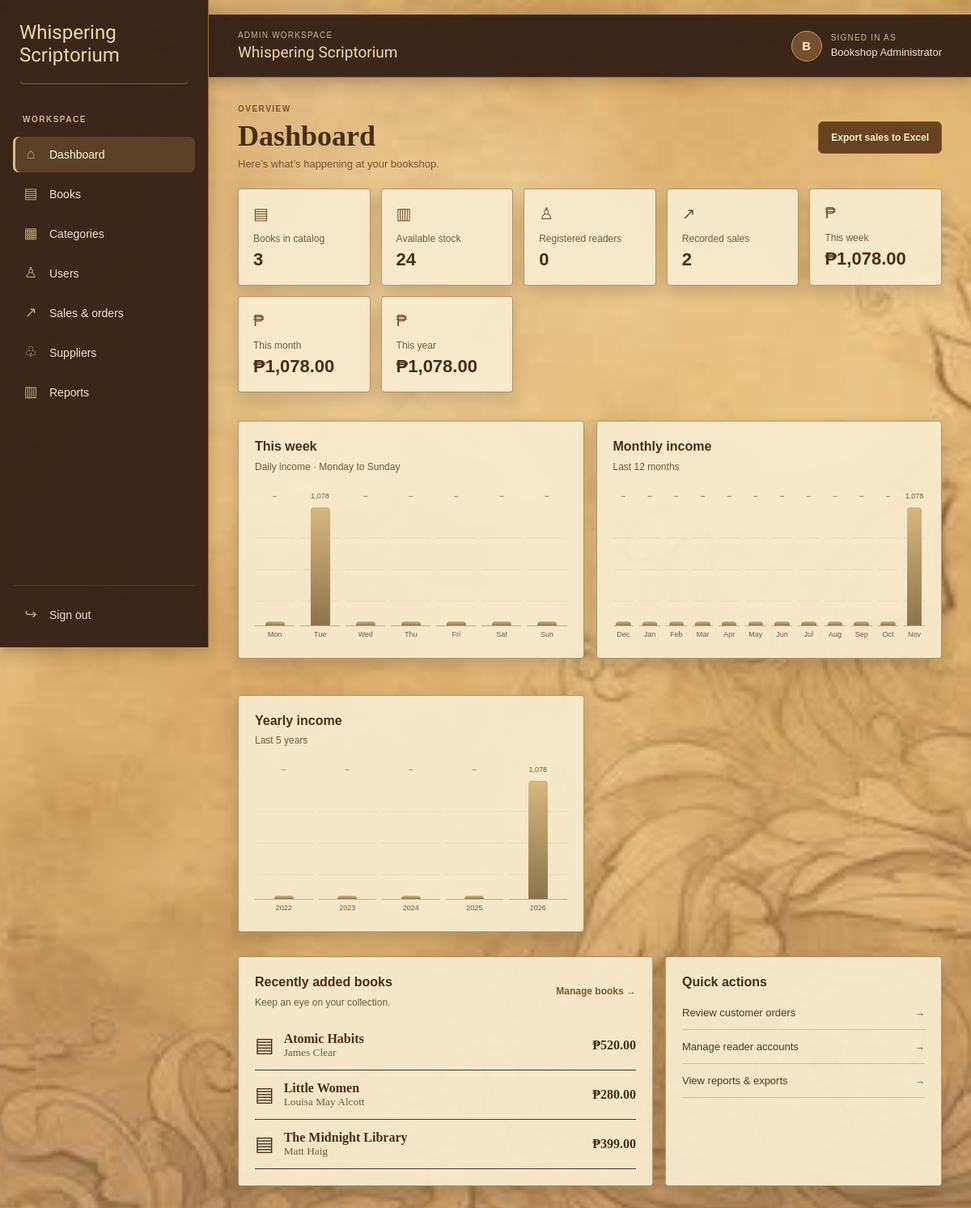
Page /index.php?page=dashboard (signed in) on the committed database.
### tables this page shows
CREATE TABLE IF NOT EXISTS books (
    id INT UNSIGNED NOT NULL AUTO_INCREMENT,
    title VARCHAR(255) NOT NULL,
    author VARCHAR(255) NOT NULL,
    category_id INT UNSIGNED NOT NULL,
    supplier_id INT UNSIGNED NULL,
    price DECIMAL(10, 2) NOT NULL,
    stock INT UNSIGNED NOT NULL DEFAULT 0,
    cover_image VARCHAR(255) NOT NULL DEFAULT 'assets/books/default-book.svg',
    description TEXT NULL,
    created_at TIMESTAMP NOT NULL DEFAULT CURRENT_TIMESTAMP,
    PRIMARY KEY (id),
    KEY idx_books_category (category_id),
    KEY idx_books_supplier (supplier_id),
    CONSTRAINT fk_books_category
        FOREIGN KEY (category_id) REFERENCES categories (id),
    CONSTRAINT fk_books_supplier
        FOREIGN KEY (supplier_id) REFERENCES suppliers (id) ON DELETE SET NULL
);

### config/database.php (called while the page is built, shortened)
<?php
function initializeBookshopSchema(PDO $connection): void
{
    $connection->exec(
        'CREATE TABLE IF NOT EXISTS categories (
            id INT UNSIGNED NOT NULL AUTO_INCREMENT,
            name VARCHAR(100) NOT NULL,
            PRIMARY KEY (id),
            UNIQUE KEY uq_categories_name (name)
        ) ENGINE=InnoDB'
    );
    $connection->exec(
        'CREATE TABLE IF NOT EXISTS suppliers (
            id INT UNSIGNED NOT NULL AUTO_INCREMENT,
            name VARCHAR(255) NOT NULL,
            contact VARCHAR(100) NOT NULL,
            created_at TIMESTAMP NOT NULL DEFAULT CURRENT_TIMESTAMP,
            PRIMARY KEY (id)
        ) ENGINE=InnoDB'
    );
    $connection->exec(
        'CREATE TABLE IF NOT EXISTS books (
            id INT UNSIGNED NOT NULL AUTO_INCREMENT,
            title VARCHAR(255) NOT NULL,
            author VARCHAR(255) NOT NULL,
            category_id INT UNSIGNED NOT NULL,
            supplier_id INT UNSIGNED NULL,
            price DECIMAL(10, 2) NOT NULL,
            stock INT UNSIGNED NOT NULL DEFAULT 0,
            cover_image VARCHAR(255) NOT NULL DEFAULT "assets/books/default-book.svg",
            description TEXT NULL,
            created_at TIMESTAMP NOT NULL DEFAULT CURRENT_TIMESTAMP,
            PRIMARY KEY (id),
            KEY idx_books_category (category_id),
            KEY idx_books_supplier (supplier_id),
            CONSTRAINT fk_books_category FOREIGN KEY (category_id) REFERENCES categories (id),
            CONSTRAINT fk_books_supplier FOREIGN KEY (supplier_id) REFERENCES suppliers (id) ON DELETE SET NULL
        ) ENGINE=InnoDB'
    );
    $coverImageColumn = $connection->query("SHOW COLUMNS FROM books LIKE 'cover_image'");
    $descriptionColumn = $connection->query("SHOW COLUMNS FROM books LIKE 'description'");
    $supplierColumn = $connection->query("SHOW COLUMNS FROM books LIKE 'supplier_id'");
    $connection->exec(
        'CREATE TABLE IF NOT EXISTS customers (
            id INT UNSIGNED NOT NULL AUTO_INCREMENT,
            user_id INT UNSIGNED NULL,
            name VARCHAR(255) NOT NULL,
            email VARCHAR(255) NOT NULL,
            created_at TIMESTAMP NOT NULL DEFAULT CURRENT_TIMESTAMP,
            PRIMARY KEY (id),
            UNIQUE KEY uq_customers_email (email),
            UNIQUE KEY uq_customers_user (user_id)
        ) ENGINE=InnoDB'
    );
    $connection->exec(
        'CREATE TABLE IF NOT EXISTS users (
            id INT UNSIGNED NOT NULL AUTO_INCREMENT,
            name VARCHAR(255) NOT NULL,
            username VARCHAR(80) NOT NULL,
            email VARCHAR(255) NOT NULL,
            password_hash VARCHAR(255) NOT NULL,
            role ENUM("admin", "client") NOT NULL DEFAULT "client",
            created_at TIMESTAMP NOT NULL DEFAULT CURRENT_TIMESTAMP,
            PRIMARY KEY (id),
            UNIQUE KEY uq_users_username (username),
            UNIQUE KEY uq_users_email (email)
        ) ENGINE=InnoDB'
    );
    $customerUserColumn = $connection->query("SHOW COLUMNS FROM customers LIKE 'user_id'");
    if ($customerUserColumn->fetch() === false) {
        $connection->exec(
            'ALTER TABLE customers ADD COLUMN user_id INT UNSIGNED NULL,
             ADD UNIQUE KEY uq_customers_user (user_id),
             ADD CONSTRAINT fk_customers_user FOREIGN KEY (user_id) REFERENCES users (id) ON DELETE SET NULL'
        );
    } else {
        $customerUserConstraint = $connection->query(
            "SELECT CONSTRAINT_NAME FROM information_schema.TABLE_CONSTRAINTS
             WHERE CONSTRAINT_SCHEMA = DATABASE() AND TABLE_NAME = 'customers'
             AND CONSTRAINT_NAME = 'fk_customers_user'"
        );
    }
}
function getDatabaseConnection()
{
    static $connection = null;
    if ($connection instanceof PDO) {
        return $connection;
    }
    $host = '127.0.0.1';
    $database = 'bookshop_db';
    $username = 'root';
    $password = '';
    try {
        $connection = new PDO("mysql:host={$host};dbname={$database};charset=utf8mb4", $username, $password, [
            PDO::ATTR_ERRMODE => PDO::ERRMODE_EXCEPTION,
            PDO::ATTR_DEFAULT_FETCH_MODE => PDO::FETCH_ASSOC,
            PDO::ATTR_EMULATE_PREPARES => false,
        ]);
        initializeBookshopSchema($connection);
    } catch (PDOException $exception) {
        http_response_code(500);
        exit(
            'Unable to connect to MySQL. Start MySQL in XAMPP and ensure the root user is available. '
            . 'Original error: ' . htmlspecialchars($exception->getMessage(), ENT_QUOTES, 'UTF-8')
        );
    }
    return $connection;
}

### repositories/classes/BaseRepository.php (called while the page is built, shortened)
<?php
class BaseRepository
{
    public function __construct()
    {
        $this->connection = getDatabaseConnection();
    }
}

### repositories/classes/CustomerRepository.php (called while the page is built, shortened)
<?php
class CustomerRepository extends BaseRepository
{
    public function getClientAccounts(): array
    {
        return $this->connection->query(
            'SELECT users.id, users.name, users.username, users.email, users.created_at,
                    COUNT(purchase_requests.id) AS order_count,
                    COALESCE(SUM(
                        CASE WHEN purchase_requests.status = "approved"
                             THEN purchase_requests.quantity ELSE 0 END
                    ), 0) AS books_purchased,
                    COALESCE(SUM(
                        CASE WHEN purchase_requests.status = "approved"
                             THEN purchase_requests.total ELSE 0 END
                    ), 0) AS total_spent
             FROM users
             LEFT JOIN purchase_requests ON purchase_requests.user_id = users.id
             WHERE users.role = "client"
             GROUP BY users.id, users.name, users.username, users.email, users.created_at
             ORDER BY users.name'
        )->fetchAll();
    }
}

### repositories/classes/SaleRepository.php (called while the page is built, shortened)
<?php
class SaleRepository extends BaseRepository
{
    public function getAll()
    {
        return $this->connection->query(
            'SELECT sales.book_title AS book, sales.quantity, sales.total, sales.created_at,
                    customers.name AS customer
             FROM sales
             LEFT JOIN customers ON customers.id = sales.customer_id
             ORDER BY sales.id DESC'
        )->fetchAll();
    }
}

### repositories/classes/BookRepository.php (called while the page is built, shortened)
<?php
class BookRepository extends BaseRepository
{
    public function getAll()
    {
        $statement = $this->connection->query(
            'SELECT books.id, books.title, books.author, books.description, categories.name AS category,
             books.supplier_id, suppliers.name AS supplier, books.price, books.stock, books.cover_image
             FROM books
             INNER JOIN categories ON categories.id = books.category_id
             LEFT JOIN suppliers ON suppliers.id = books.supplier_id
             ORDER BY books.title'
        );
        return $statement->fetchAll();
    }
}

### modules/dashboard_display.php (the view, shortened to what this page needs)
<?php
$books = $_SESSION['books'];
$sales = $_SESSION['sales'];
$totalStock = array_sum(array_column($books, 'stock'));
$now = new DateTimeImmutable('today');
$weekly = [];
$monthly = [];
$yearly = [];
$weekStart = $now->modify('monday this week');
for ($day = 0; $day < 7; $day++) {
    $date = $weekStart->modify('+' . $day . ' days');
    $weekly[$date->format('Y-m-d')] = ['label' => $date->format('D'), 'value' => 0.0];
}
$monthStart = $now->modify('first day of this month')->modify('-11 months');
for ($month = 0; $month < 12; $month++) {
    $date = $monthStart->modify('+' . $month . ' months');
    $monthly[$date->format('Y-m')] = ['label' => $date->format('M'), 'value' => 0.0];
}
$yearStart = $now->modify('first day of January')->modify('-4 years');
for ($year = 0; $year < 5; $year++) {
    $date = $yearStart->modify('+' . $year . ' years');
    $yearly[$date->format('Y')] = ['label' => $date->format('Y'), 'value' => 0.0];
}
foreach ($sales as $sale) {
    $timestamp = strtotime($sale['created_at'] ?? '');
    $date = (new DateTimeImmutable('@' . $timestamp))->setTimezone(new DateTimeZone(date_default_timezone_get()));
    $amount = (float)$sale['total'];
    $day = $date->format('Y-m-d');
    $month = $date->format('Y-m');
    $year = $date->format('Y');
    if (isset($weekly[$day])) $weekly[$day]['value'] += $amount;
    if (isset($monthly[$month])) $monthly[$month]['value'] += $amount;
    if (isset($yearly[$year])) $yearly[$year]['value'] += $amount;
}
$groups = [
    ['title' => 'This week', 'caption' => 'Daily income · Monday to Sunday', 'data' => array_values($weekly)],
    ['title' => 'Monthly income', 'caption' => 'Last 12 months', 'data' => array_values($monthly)],
    ['title' => 'Yearly income', 'caption' => 'Last 5 years', 'data' => array_values($yearly)],
];
$periods = [
    'week' => array_sum(array_column($weekly, 'value')),
    'month' => $monthly[$now->format('Y-m')]['value'],
    'year' => $yearly[$now->format('Y')]['value'],
];
?>
<section class="dashboard-page"><div class="admin-page-heading"><div><span class="eyebrow">OVERVIEW</span><h1>Dashboard</h1><p>Here’s what’s happening at your bookshop.</p></div><a class="export-button" href="index.php?export=sales">Export sales to Excel</a></div>
<div class="stats-grid dashboard-stats">
<div class="stat-card"><span>▤</span><h3>Books in catalog</h3><strong><?= count($books) ?></strong></div><div class="stat-card"><span>▥</span><h3>Available stock</h3><strong><?= number_format($totalStock) ?></strong></div><div class="stat-card"><span>♙</span><h3>Registered readers</h3><strong><?= number_format(count($customerRepo->getClientAccounts())) ?></strong></div><div class="stat-card"><span>↗</span><h3>Recorded sales</h3><strong><?= number_format(count($sales)) ?></strong></div><div class="stat-card"><span>₱</span><h3>This week</h3><strong>₱<?= number_format($periods['week'],2) ?></strong></div><div class="stat-card"><span>₱</span><h3>This month</h3><strong>₱<?= number_format($periods['month'],2) ?></strong></div><div class="stat-card"><span>₱</span><h3>This year</h3><strong>₱<?= number_format($periods['year'],2) ?></strong></div></div>
<div class="income-charts"><?php foreach($groups as $group): $maximum=max(array_column($group['data'],'value')); ?>
<section class="content-panel chart-card" aria-label="<?= htmlspecialchars($group['title']) ?> graph"><div class="panel-heading"><div><h2><?= htmlspecialchars($group['title']) ?></h2><p><?= htmlspecialchars($group['caption']) ?></p></div></div><div class="chart-bars">
<?php foreach($group['data'] as $point): $height=$maximum>0?max(3,($point['value']/$maximum)*100):0; ?>
<div class="chart-column" title="<?= htmlspecialchars($point['label']) ?>: ₱<?= number_format($point['value'],2) ?>"><span class="chart-value"><?= $point['value']>0?number_format($point['value'],0):'–' ?></span><div class="chart-track"><span class="chart-bar" style="height: <?= $height ?>%"></span></div><span class="chart-label"><?= htmlspecialchars($point['label']) ?></span></div>
<?php endforeach; ?></div></section><?php endforeach; ?></div>
<div class="dashboard-lower"><section class="content-panel"><div class="panel-heading"><div><h2>Recently added books</h2><p>Keep an eye on your collection.</p></div><a class="text-link" href="index.php?page=books">Manage books <span aria-hidden="true">→</span></a></div>
<?php if(empty($books)): ?><p>No books have been added yet.</p><?php else: ?><div class="featured-list"><?php foreach(array_slice($books,0,4) as $book): ?><div class="featured-book"><span aria-hidden="true">▤</span><div><strong><?= htmlspecialchars($book['title']) ?></strong><small><?= htmlspecialchars($book['author']) ?></small></div><b>₱<?= number_format((float)$book['price'],2) ?></b></div><?php endforeach; ?></div><?php endif; ?></section>
<section class="content-panel dashboard-shortcuts"><h2>Quick actions</h2><a href="index.php?page=sales">Review customer orders <span aria-hidden="true">→</span></a><a href="index.php?page=customers">Manage reader accounts <span aria-hidden="true">→</span></a><a href="index.php?page=reports">View reports & exports <span aria-hidden="true">→</span></a></section></div></section>

### rows in the picture
books: title "Atomic Habits", author "James Clear", price "520.00"
books: title "Little Women", author "Louisa May Alcott", price "280.00"
books: title "The Midnight Library", author "Matt Haig", price "399.00"

### other values in the picture
substr($_SESSION['user_name'] ?? 'A', 0, 1) "B"
$_SESSION['user_name'] "Bookshop Administrator"
count($books) "3"
$totalStock "24"
count($customerRepo->getClientAccounts()) "0"
count($sales) "2"
$periods['week'] "1,078.00"
$periods['month'] "1,078.00"
$periods['year'] "1,078.00"
$group['title'] "This week"
$group['caption'] "Daily income · Monday to Sunday"
$point['label'] "Mon"
$point['value'] "1,078"
$point['label'] "Tue"
$point['label'] "Wed"
